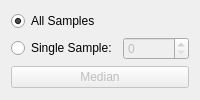
              <widget class="QWidget" name="samples_tab">
               <attribute name="title">
                <string>Samples</string>
               </attribute>
               <layout class="QGridLayout" name="gridLayout_4">
                <item row="1" column="1">
                 <widget class="QSpinBox" name="sampleSpinBox">
                  <property name="enabled">
                   <bool>false</bool>
                  </property>
                  <property name="toolTip">
                   <string>Sample selection</string>
                  </property>
                 </widget>
                </item>
                <item row="1" column="0">
                 <widget class="QRadioButton" name="singleSamplesRadio">
                  <property name="toolTip">
                   <string>Show a single sample</string>
                  </property>
                  <property name="text">
                   <string>Single Sample:</string>
                  </property>
                 </widget>
                </item>
                <item row="0" column="0">
                 <widget class="QRadioButton" name="allSamplesRadio">
                  <property name="toolTip">
                   <string>Show all samples</string>
                  </property>
                  <property name="text">
                   <string>All Samples</string>
                  </property>
                  <property name="checked">
                   <bool>true</bool>
                  </property>
                 </widget>
                </item>
                <item row="2" column="0" colspan="2">
                 <widget class="QPushButton" name="medianButton">
                  <property name="enabled">
                   <bool>false</bool>
                  </property>
                  <property name="toolTip">
                   <string>Show median sample</string>
                  </property>
                  <property name="text">
                   <string>Median</string>
                  </property>
                 </widget>
                </item>
               </layout>
              </widget>
